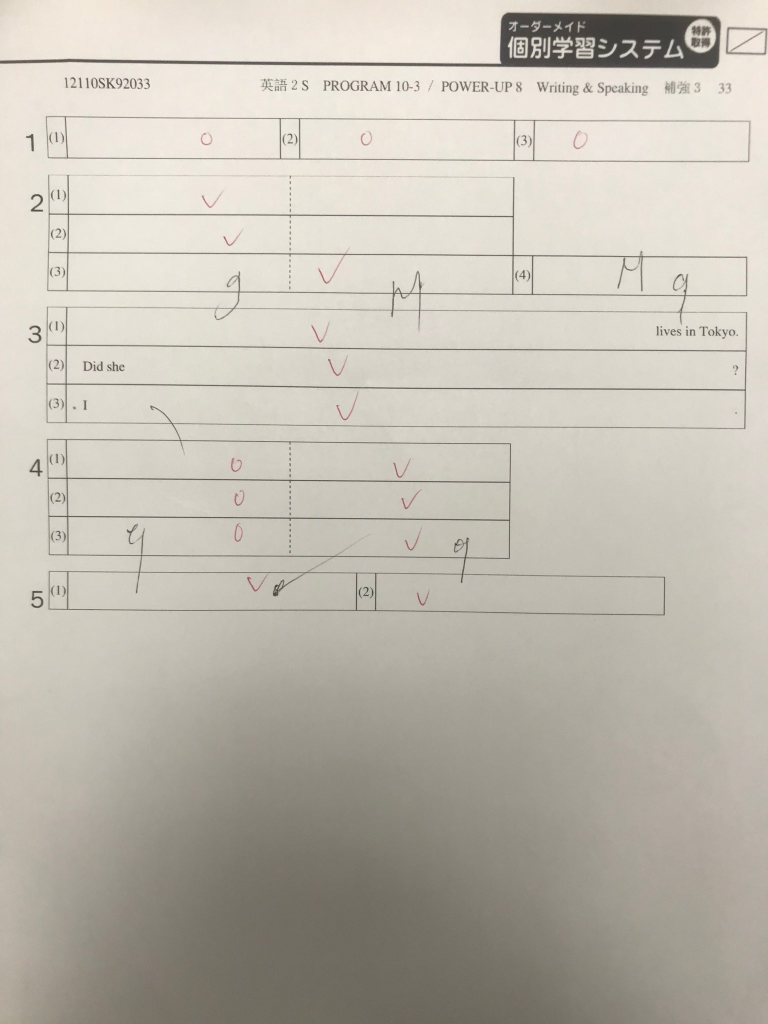
#> input picture problem1-data/input3.jpg, 1536 x 2048 px (shown at 1/2 size)
$ python problem1_input3.py
#> lines starting #> are read from the running program, lines starting #| are printed output that depends on the picture; after the words box and inside, x2 and y2 are one past the last pixel; in counts of white or black regions, pixels touching at a corner belong together
import cv2
import matplotlib.pyplot as plt
import numpy as np
from numpy import ndarray
from scipy.signal import savgol_filter, find_peaks


def read_image(image_path: str) -> ndarray:
    '''
    read_image(image_path)
    Read an image from image_path.
    -------------
    Parameters
    -------------
    image_path: str
        `image_path` refers to the path that links to input image.
    -------------
    Return
    -------------
    ndarray
        Ndarray formatted image that is horizontal by default.
    '''
#> called with image_path = 'problem1-data/input3.jpg'
    img = cv2.imread(image_path, cv2.IMREAD_UNCHANGED)
#> img is the input picture: shape (2048, 1536, 3); mean B, G, R 176.3, 187.1, 192.1
    (h, w) = img.shape[:2]
    if h > w:
        img = cv2.rotate(img, cv2.ROTATE_90_COUNTERCLOCKWISE)
#> img: shape (1536, 2048, 3)
        img = img[int(0.005*h):, :]
#> img: shape (1526, 2048, 3)
    else:
        img = img[int(0.005*h):, int(0.01*w) : int(0.95*w)]
    return img

def process_image(image: ndarray) -> ndarray:
    '''
    process_image(image)
    Processing the image, including 3 steps:
    - Convert image from BGR to gray.
    - Blur image.
    - Canny.
    - Apply threshold.
    -------------
    Parameters
    -------------
    image: ndarray
        `image` refers to the image that needs processing.
    -------------
    Return
    -------------
    ndarray
        Ndarray formatted image that is processed (gray -> blur -> thresh).
    '''
    img_grey = cv2.cvtColor(image, cv2.COLOR_BGR2GRAY)
    blurred = cv2.GaussianBlur(img_grey, (7, 7), 0)
    canny = cv2.Canny(blurred, 20, 10)
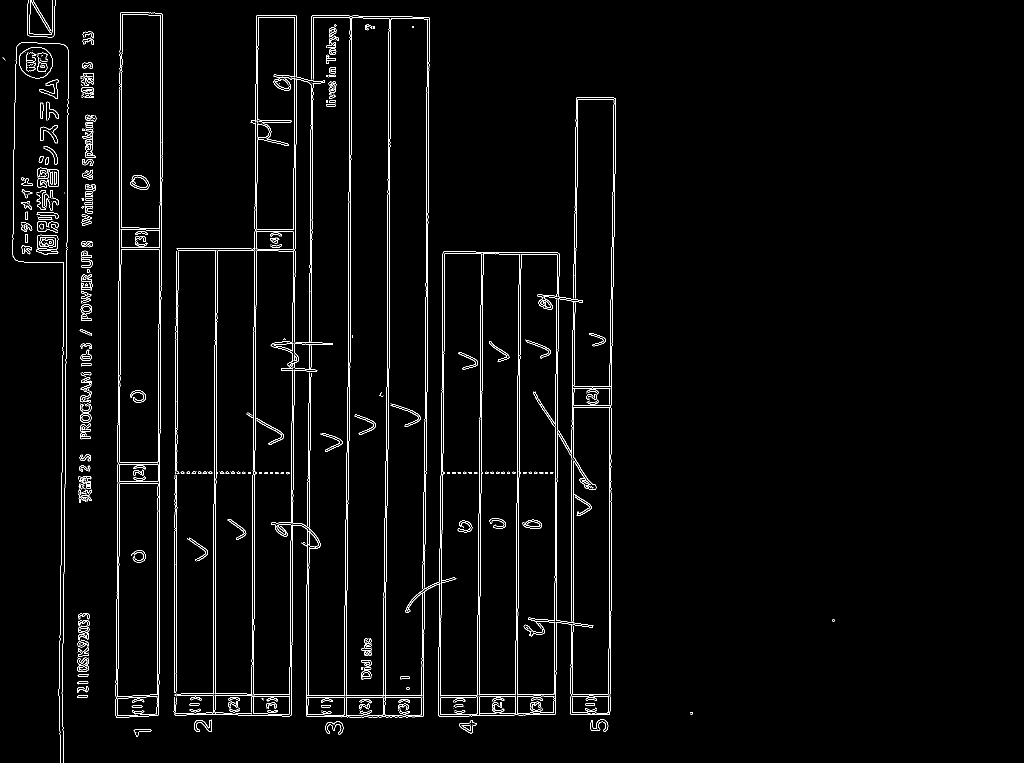
#> canny: shape (1526, 2048) (shown at 1/2 size); 2.2% white in thin lines or dots, all inside (x1, y1, x2, y2) = (5, 0, 1669, 1526)
    canny = cv2.Canny(canny, 20, 10)
#> canny: shape (1526, 2048); 3.6% white in thin lines or dots, all inside (x1, y1, x2, y2) = (5, 0, 1670, 1526)
    thresh = cv2.adaptiveThreshold(
            canny,
            255,
	        cv2.ADAPTIVE_THRESH_GAUSSIAN_C,
            cv2.THRESH_BINARY_INV, 21, 6
    )
#> thresh: shape (1526, 2048); 15.2% white; 33 white regions (12 under 20 px), largest, box (x1, y1, x2, y2) and area: (340, 23, 1239, 1475) 333807, (18, 0, 144, 1526) 55879, (224, 17, 333, 1443) 50964
    return thresh

def horizontal_detect(thresh: ndarray, blank_image: ndarray) -> list:
    '''
    horizontal_detect(table)
        Detecting all the horizontal lines in the image `table`
    -------------
    Parameters
    -------------
    table: ndarray
        `table` refers to the cropped image containing a table of one main question.
    -------------
    Returns
    -------------
    Return list or tree of list containing points of horizontal lines
    '''
    horizontal_kernel = cv2.getStructuringElement(cv2.MORPH_RECT, (20, 1))
    detect_horizontal = cv2.morphologyEx(thresh, cv2.MORPH_OPEN, horizontal_kernel, iterations=2)
    cnts = cv2.findContours(detect_horizontal, cv2.RETR_EXTERNAL, cv2.CHAIN_APPROX_SIMPLE)
    cnts = cnts[0] if len(cnts) == 2 else cnts[1]
    for c in cnts:
        cv2.drawContours(blank_image, [c], -1, (36,255,12), 2)
    return cnts

def vertical_detect(thresh: ndarray, blank_image: ndarray) -> list:
    '''
    vertical_detect(table)
        Detecting all the vertical lines in the image `table`
    -------------
    Parameters
    -------------
    table: ndarray
        `table` refers to the cropped image containing a table of one main question.
    -------------
    Returns
    -------------
    Return list or tree of list containing points of vertical lines
    '''
    # Detect vertical lines
    vertical_kernel = cv2.getStructuringElement(cv2.MORPH_RECT, (1, 60))
    detect_vertical = cv2.morphologyEx(thresh, cv2.MORPH_OPEN, vertical_kernel, iterations=2)
    cnts = cv2.findContours(detect_vertical, cv2.RETR_TREE, cv2.CHAIN_APPROX_SIMPLE)
    cnts = cnts[0] if len(cnts) == 2 else cnts[1]
    for c in cnts:
        cv2.drawContours(blank_image, [c], -1, (36,255,12), 2)
    return cnts

def find_contours(thresh: ndarray) -> ndarray:
    '''
    -------------
    Parameters
    -------------
    thresh: ndarray
        `thresh` refers to the image that processed by method `process_image`.
    -------------
    Return
    -------------
    ndarray
        Return an image only contains horizontal and vertical edges.
    '''
    h, w = thresh.shape[:2]
    blank_image = np.zeros((h, w, 3), np.uint8)
    horizontal_detect(thresh, blank_image)
#> in horizontal_detect, `cnts = cv2.findContours(detect_horizontal, cv2.RETR_EXTERNAL, cv2.CHAI..`: cnts = 151 contours, 68 with area under 20; largest, box (x1, y1, x2, y2) and area: (883, 496, 1125, 509) 1607, (346, 1430, 589, 1439) 1266, (620, 24, 866, 34) 1210, (610, 1435, 853, 1442) 1193, (875, 1431, 1118, 1440) 1184
#> the loop in horizontal_detect, `for c in cnts:` made 151 passes
#> c on passes 1, 5, 10: [[1180, 1464], [1181, 1465], [1219, 1465], [1220, 1464]], [[891, 1432], [940, 1432]], [[1146, 1429], [1220, 1429]]
#> after the loop in horizontal_detect, `for c in cnts:`:
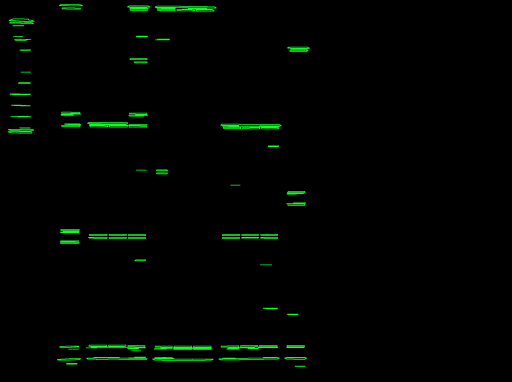
#> blank_image: shape (1526, 2048, 3) (shown at 1/4 size); mean of channels 0, 1, 2 0.6, 4.1, 0.2; drawn as B, G, R
    vertical_detect(thresh, blank_image)
#> in vertical_detect, `vertical_kernel = cv2.getStructuringElement(cv2.MORPH_RECT, (1, 60))`: vertical_kernel = 60 values from 1 to 1
#> in vertical_detect, `detect_vertical = cv2.morphologyEx(thresh, cv2.MORPH_OPEN, vertical_ke..`:
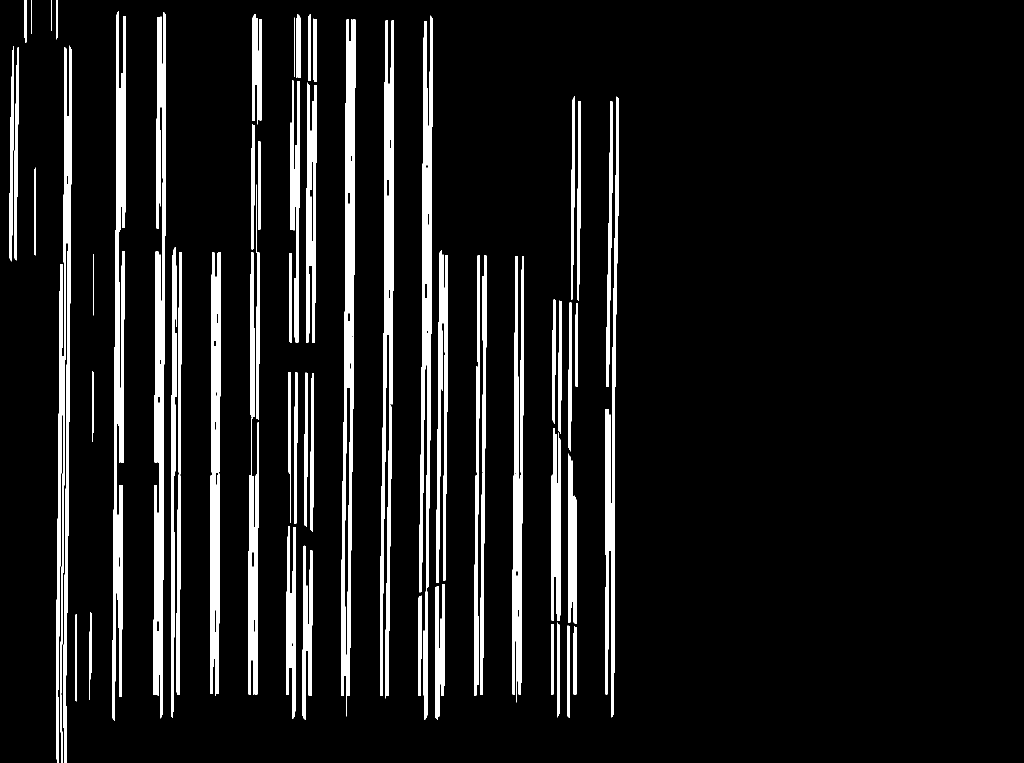
#> detect_vertical: shape (1526, 2048) (shown at 1/2 size); 8.2% white; 150 white regions
#> in vertical_detect, `cnts = cv2.findContours(detect_vertical, cv2.RETR_TREE, cv2.CHAIN_APPR..`: cnts = 162 contours, 63 with area under 20; largest, box (x1, y1, x2, y2) and area: (682, 38, 711, 1392) 14578, (309, 24, 332, 1437) 9796, (1025, 512, 1048, 1390) 9221, (225, 22, 240, 1442) 7238, (127, 91, 144, 1526) 7080
#> the loop in vertical_detect, `for c in cnts:` made 162 passes
#> c on passes 1 to 3: [[879, 1296], [879, 1432]], [[316, 1262], [316, 1391]], [[314, 1262], [314, 1390]]
#> after the loop in vertical_detect, `for c in cnts:`:
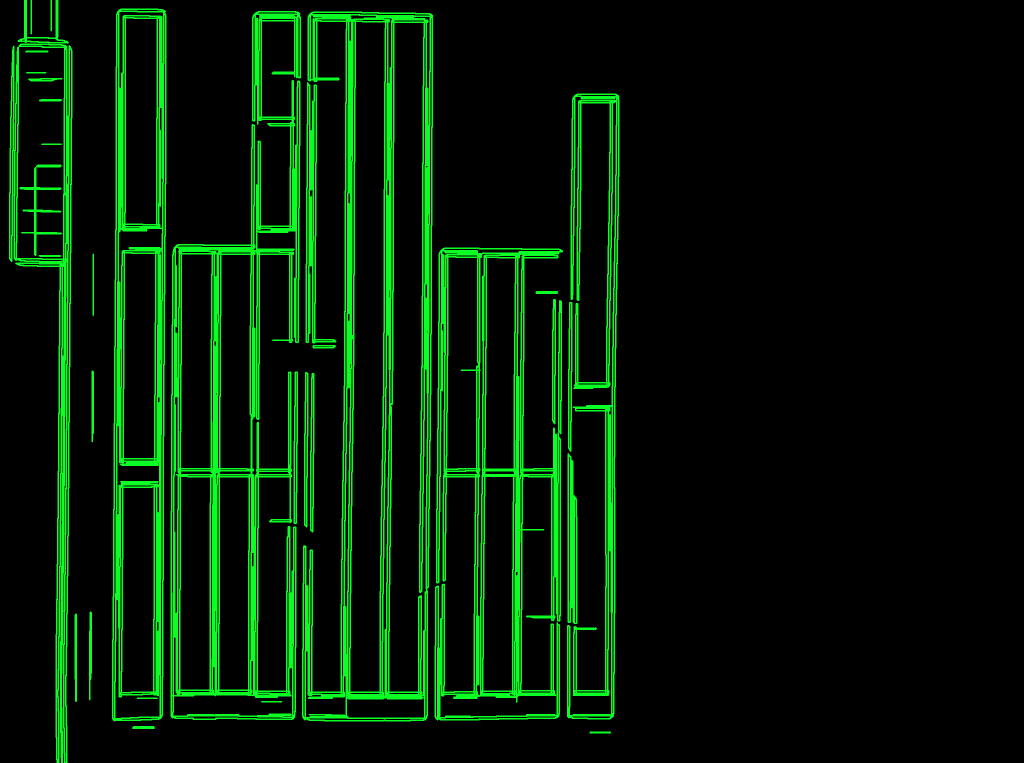
#> blank_image: shape (1526, 2048, 3) (shown at 1/2 size); 9.23% of pixels changed, all inside (x1, y1, x2, y2) = (18, 0, 1239, 1526); drawn as B, G, R
    return blank_image

def histogram(blank_image: ndarray) -> ndarray:
    '''
    histogram(blank_image)
        Compute histogram along to the horizontal axis of the image
    -------------
    Parameters
    -------------
    blank_image: ndarray
    -------------
    Returns
    -------------
    A ndarray representing the histogram of pixel values along the horizontal axis.

    '''
    return np.sum(blank_image[:, :, 1], axis=0)

def predict_threshold(hist: ndarray) -> float:
    '''
    predict_threshold
    -------------
    Parameters
    -------------
    hist: ndarray
        A ndarray representing the histogram of pixel values along the horizontal axis.
    -------------
    Returns
    -------------
        Predicting a threshold that help define the gap between tables.
    '''
    weight = 5000
    hist, index = np.histogram(hist, round(len(hist)*10))

    max_hist1 = 0
    max_hist2 = 0

    max_index1 = 0
    max_index2 = 0

    for i in range(1, len(hist) - 1):
        pre = i - 1
        nex = i + 1
        while(hist[i] == hist[nex]):
            nex += 1
        if hist[i] > hist[pre] and hist[i] > hist[nex]:
            if(max_index1 == 0):
                max_hist1 = hist[i]
                max_index1 = i
            else:
                max_hist2 = hist[i]
                max_index2 = i
                break
        i = nex

    max_hist1 = index[max_index1]
    max_hist2 = index[max_index2]

    threshold = (weight * max_hist1 + max_hist2) / ((weight + 1))
    return threshold

def get_index(hist: ndarray, threshold: float) -> list:
    '''
    get_index(hist, threshold)
        Get index representing the horizontal coordinates to crop between tables.
    -------------
    Parameters
    -------------
    hist: ndarray
        A ndarray representing the histogram of pixel values along the horizontal axis.
    threshold: float
        Predicting a threshold that help define the gap between tables.
    -------------
    Returns
    -------------
        List of indices used for cropping
    '''
    e = np.where(hist > threshold, 1, 0)
    big_arr = []
    small_arr = []
    count = 0
    for i in range(len(e)):
        if(e[i] == 1):
            small_arr.append(i)
            count += 1
        elif(count != 0):
            big_arr.append([small_arr[0], small_arr[-1]])
            small_arr = []
            count = 0
    indices = []
    for i in big_arr:
        if (i[1] - i[0]) > 50:
            indices.append(i)
    return indices

def get_main_ques(img: ndarray, blank_image: ndarray, indices: list) -> tuple:
    '''
    get_main_ques(img, blank_image, indices)
        Get main questions (tables) from original image
    -------------
    Parameters
    -------------
    img: ndarray
        Original image.
    blank_image: float
        Image that contains only horizontal and vertical edges.
    indices: list
        List contains indices representing horizontal coordinates to crop.
    -------------
    Returns
    -------------
        List of tuples including index and images containing single table (main question).
    '''
    main_ques = []
    main_ques_thresh = []
    for i, v in enumerate(indices):
        crop_table = img[:, v[0] - 15: v[1] + 15]
        crop_table_thresh = blank_image[:, v[0] - 10: v[1] + 10]
        main_ques.append((i+1, crop_table))
        main_ques_thresh.append((i+1, crop_table_thresh))
    return main_ques, main_ques_thresh

def get_rows(main_ques_thresh: list) -> list:
    '''
    get_rows(main_ques_thresh)
        Get rows in each table.
    -------------
    Parameters
    -------------
    main_ques_thresh: list(tuple)
        List of tuples including index and images containing single table (main question).
    -------------
    Returns
    -------------
        List of images containing single rows of a table.
    '''
    total_rows = []
    for q in main_ques_thresh:
        index, table = q
        vertical_hist = np.sum(table[:, :, 1], axis=0)
        vertical_hist_smooth = savgol_filter(vertical_hist, 51, 3)
        vertical_peaks, _ = find_peaks(vertical_hist_smooth, distance=50)

        rows = []
        print('Question:', index, 'has', len(vertical_peaks)-1, 'rows')
        for i in range(len(vertical_peaks)-1):
            row = main_ques[index-1][1][:, vertical_peaks[i]+10: vertical_peaks[i+1]-10]
            rows.append(row)
        total_rows.append(rows)
    return total_rows

def horizontal_detect_table(table: ndarray) -> list:
    '''
    horizontal_detect_table(table)
        Detecting horizontal edges of cropped image.
    -------------
    Parameters
    -------------
    table: ndarray
        Image cropped containg a table for a main question.
    -------------
    Returns
    -------------
        List of points in horizontal edges.
    '''
    img_grey = cv2.cvtColor(table, cv2.COLOR_BGR2GRAY)
    blurred = cv2.GaussianBlur(img_grey, (5, 5), 0)
    thresh = cv2.adaptiveThreshold(
            blurred,
            255,
	        cv2.ADAPTIVE_THRESH_GAUSSIAN_C,
            cv2.THRESH_BINARY_INV, 21, 6
    )
    horizontal_kernel = cv2.getStructuringElement(cv2.MORPH_RECT, (50, 1))
    detect_horizontal = cv2.morphologyEx(thresh, cv2.MORPH_OPEN, horizontal_kernel, iterations=2)
    cnts = cv2.findContours(detect_horizontal, cv2.RETR_EXTERNAL, cv2.CHAIN_APPROX_SIMPLE)
    cnts = cnts[0] if len(cnts) == 2 else cnts[1]
    return cnts

def get_result(total_rows):
    '''
    get_result(main_ques)
        Get the result for this problem: Number of main questions and number of sub-anwsers in each main question.
    -------------
    Parameters
    -------------
    total_rows: list
        List of images containing single rows of a table.
    -------------
    Returns
    -------------
    Print number of main questions and number of sub-anwsers in each main question
    '''
    index = 0
    for rows in total_rows:
        cells = 0
        index += 1
        for row in rows:
            horizons = horizontal_detect_table(row)
            col = int((len(horizons) - 1) / 2)
            cells += col
        print("Question: ", index, 'has', cells, 'subanswers')

if __name__ == '__main__':
    img = read_image('problem1-data/input3.jpg')
    thresh = process_image(img)
    blank_image = find_contours(thresh)
    hist = histogram(blank_image)
#> hist = 2048 values, max 348075 at index 128, min 0 at index 0, mean 42216.8
    threshold = predict_threshold(hist)
#> the loop in predict_threshold, `for i in range(1, len(hist) - 1):` made 45 passes
#> (max_hist1, max_index1) on pass 30: (1, 30)
#> after the loop in predict_threshold, `for i in range(1, len(hist) - 1):`: max_hist1 = 1; max_index1 = 30
#> in predict_threshold, `max_hist1 = index[max_index1]`: max_hist1 = 509.9
#> in predict_threshold, `max_hist2 = index[max_index2]`: max_hist2 = 764.8
#> in predict_threshold, `threshold = (weight * max_hist1 + max_hist2) / ((weight + 1))`: threshold = 509.9
#> threshold = 509.9
    indices = get_index(hist, threshold)
#> in get_index, `e = np.where(hist > threshold, 1, 0)`: e = 2048 values, max 1 at index 18, min 0 at index 0, mean 0.555
#> after the loop in get_index, `for i in range(len(e)):`: big_arr = [[18, 144], [149, 153], [178, 187], [224, 332], [341, 601], [604, 866], [869, 1125], [1134, 1238]]; count = 0; small_arr = []
#> the loop in get_index, `for i in big_arr:` made 8 passes
#> after the loop in get_index, `for i in big_arr:`: indices = [[18, 144], [224, 332], [341, 601], [604, 866], [869, 1125], [1134, 1238]]
    main_ques, main_ques_thresh = get_main_ques(img, blank_image, indices)
#> the loop in get_main_ques, `for i, v in enumerate(indices):` made 6 passes
#> pass 1, in get_main_ques, `crop_table_thresh = blank_image[:, v[0] - 10: v[1] + 10]`:
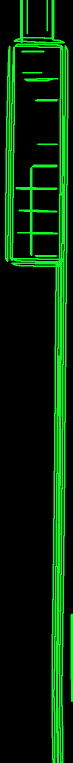
#> crop_table_thresh: shape (1526, 146, 3) (shown at 1/2 size); mean of channels 0, 1, 2 5.8, 40.9, 1.9; drawn as B, G, R
#> after the loop in get_main_ques, `for i, v in enumerate(indices):`: main_ques = 6 items
#> main_ques = 6 items; main_ques_thresh = 6 items
    total_rows = get_rows(main_ques_thresh)
#> the loop in get_rows, `for q in main_ques_thresh:` made 6 passes
#> vertical_peaks on passes 1 to 6: [18, 119], [23, 107], [18, 99, 178, 253], [27, 103, 181, 259], [25, 101, 177, 255], [20, 98]
#> (printed output is left out)
#> total_rows = 6 items
    get_result(total_rows)
#> the loop in get_result, `for rows in total_rows:` made 6 passes
#| Question:  1 has 1 subanswers
#| Question:  2 has 3 subanswers
#| Question:  3 has 4 subanswers
#| Question:  4 has 3 subanswers
#| Question:  5 has 3 subanswers
#> (further printed lines are left out)
#> pass 1, in horizontal_detect_table, `detect_horizontal = cv2.morphologyEx(thresh, cv2.MORPH_OPEN, horizonta..`:
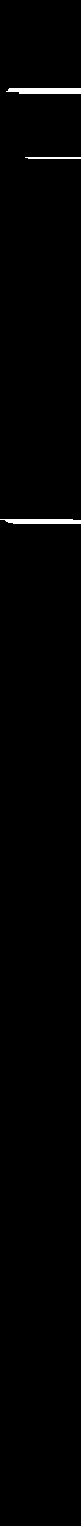
#> detect_horizontal: shape (1526, 81); 0.72% white; 3 white regions, box (x1, y1, x2, y2) and area: (6, 88, 81, 94) 417, (0, 519, 81, 524) 365, (25, 157, 81, 159) 109
#> after the loop in get_result, `for rows in total_rows:`:
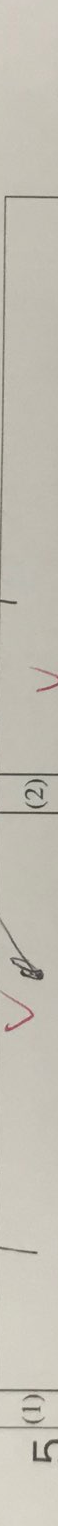
#> row: shape (1526, 58, 3); mean of channels 0, 1, 2 179.8, 190.8, 194.9; drawn as B, G, R
#> after the loop in get_result, `for rows in total_rows:`: index = 6

    plt.figure(figsize=(20, 15))
    plt.imshow(img)
    plt.show()
